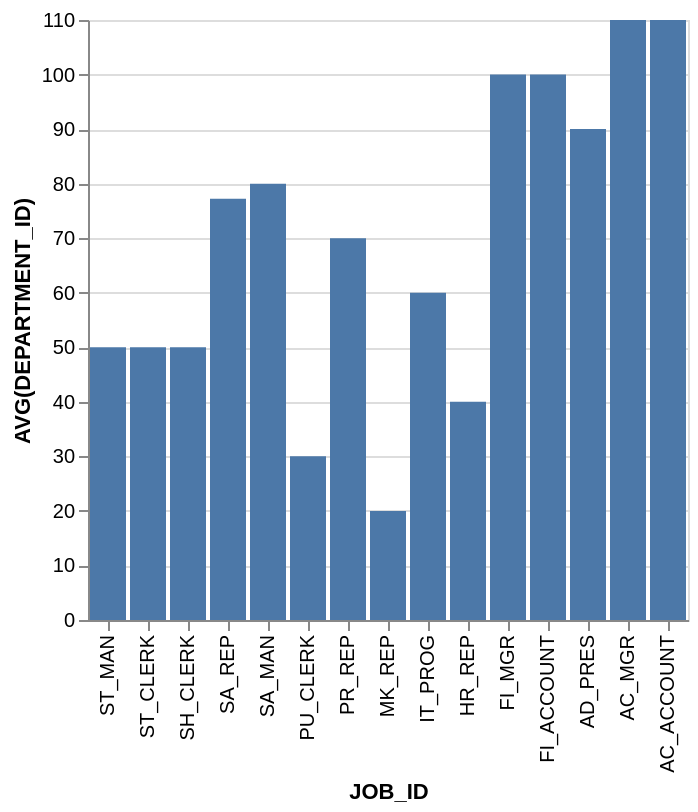

Write a Vega-Lite specification for this figure.
### Vega-Lite specification from a JSON file in a GitHub repository (floating-point values rounded to 4 significant figures)
{"data": {"values": [{"x_data": "AC_ACCOUNT", "y_data": 110}, {"x_data": "AC_MGR", "y_data": 110}, {"x_data": "AD_PRES", "y_data": 90}, {"x_data": "FI_ACCOUNT", "y_data": 100}, {"x_data": "FI_MGR", "y_data": 100}, {"x_data": "HR_REP", "y_data": 40}, {"x_data": "IT_PROG", "y_data": 60}, {"x_data": "MK_REP", "y_data": 20}, {"x_data": "PR_REP", "y_data": 70}, {"x_data": "PU_CLERK", "y_data": 30}, {"x_data": "SA_MAN", "y_data": 80}, {"x_data": "SA_REP", "y_data": 77.24}, {"x_data": "SH_CLERK", "y_data": 50}, {"x_data": "ST_CLERK", "y_data": 50}, {"x_data": "ST_MAN", "y_data": 50}]}, "mark": "bar", "encoding": {"x": {"field": "x_data", "type": "nominal", "title": "JOB_ID", "sort": "descending"}, "y": {"field": "y_data", "type": "quantitative", "title": "AVG(DEPARTMENT_ID)"}}}
